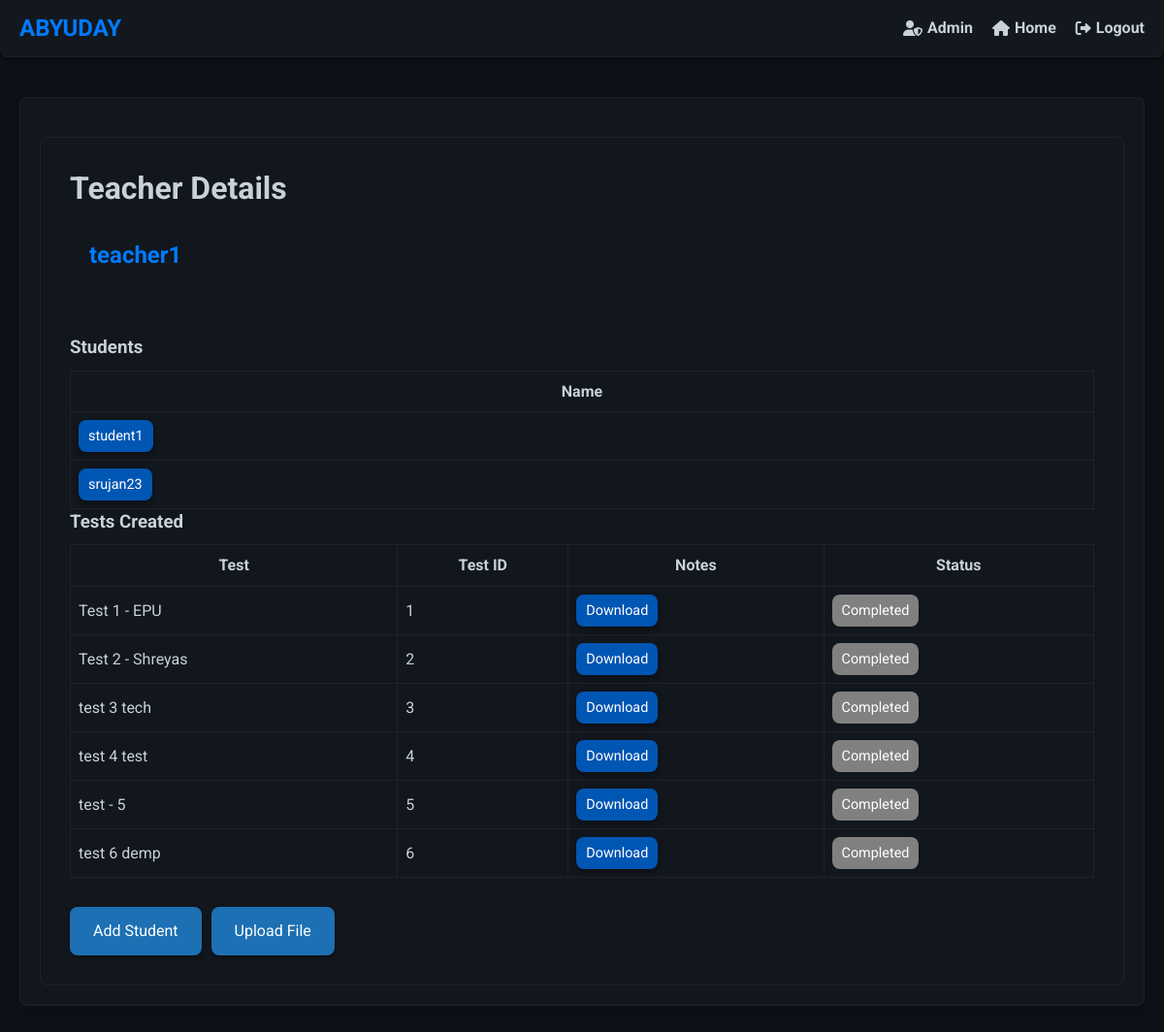
The app's page /teacher/1/ (signed in), older data.
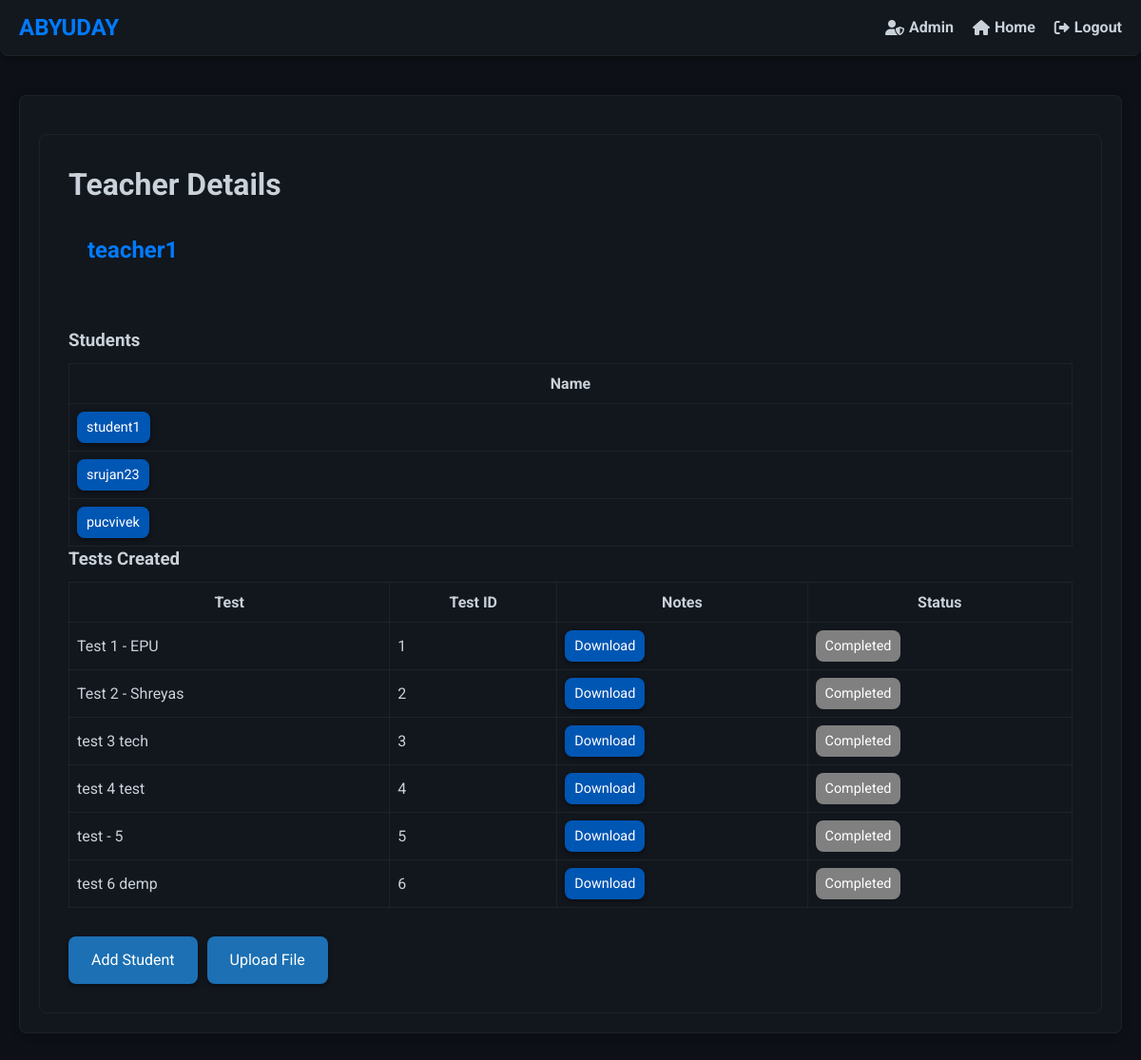
The same page, newer data.
### firstapp/models.py (models this page shows, shortened)
class Students(models.Model):
    name = models.OneToOneField(User, on_delete=models.CASCADE, limit_choices_to={'groups__name': 'Students'})
    teacher = models.ForeignKey(Teacher, related_name='students',on_delete=models.CASCADE)
    description = models.TextField(blank=True)
    added_at= models.DateTimeField(auto_now_add=True)

class Test(models.Model):
    teacher = models.ForeignKey(Teacher, related_name='tests', on_delete=models.CASCADE)
    test_data=models.JSONField()
    display_name = models.CharField(max_length=100)
    test_name=models.CharField(max_length=100)
    test_total_marks=models.PositiveBigIntegerField()
    file_path=models.CharField(max_length=1000)
    start_time=models.DateTimeField()
    end_time=models.DateTimeField()

### firstapp/views.py (the view)
# urls.py: path('teacher/<int:pk>/', views.teacherdetail.as_view(), name='teacher_detail'),
class teacherdetail(LoginRequiredMixin,PermissionRequiredMixin,DetailView):
    permission_required='firstapp.add_students'
    model=Teacher
    def get_context_data(self, **kwargs: Any) -> dict[str, Any]:
        context= super().get_context_data(**kwargs)
        context['now']=timezone.now().isoformat()
        print(type(timezone.now()))
        return context

### firstapp/templates/firstapp/teacher_detail.html (shortened to what this page needs)
{% extends "firstapp/base.html" %}
{% block body_block %}
<div class="school-details">
    <h1>Teacher Details</h1>
    <div class="school-info">
        <h2>{{ teacher.name }}</h2>
    </div>
    <h3>Students</h3>
    <div class="table-responsive">
        <table class="bordered-table">
            <thead>
                <tr>
                    <th>Name</th>
                </tr>
            </thead>
            <tbody>
                {% for student in teacher.students.all %}
                    <tr>
                        <td><a href="{% url 'firstapp:detail-student' pk=student.id %}" class="tag-button">{{ student.name }}</a></td>
                    </tr>
                {% endfor %}
            </tbody>
        </table>
    </div>
    <h3>Tests Created</h3>
    <div class="table-responsive">
        <table class="bordered-table">
            <thead>
                <tr>
                    <th>Test</th>
                    <th>Test ID</th>
                    <th>Notes</th>
                    <th>Status</th>
                </tr>
            </thead>
            <tbody>
                {% for test in teacher.tests.all %}
                    <tr>
                        <td>{{ test.display_name }}</td>
                        <td>{{ test.id }}</td>
                        <td><a href="{% url 'firstapp:download-file' test.file_path %}" class="tag-button">Download</a></td>
                        <td><span class="status-btn" id="test-status-{{ test.id }}">Active</span></td>
                    </tr>
                {% endfor %}
            </tbody>
        </table>
    </div>
    {% if perms.firstapp.add_students %}
        <div class="action-buttons">
            <a href="{% url 'firstapp:add-student' %}" class="update-profile-link">Add Student</a>
            <a href="{% url 'firstapp:upload-file' %}" class="update-profile-link">Upload File</a>
        </div>
    {% endif %}
</div>
{% endblock %}

Row changes from the older to the newer data that the page shows:
added Students: name "pucvivek"
